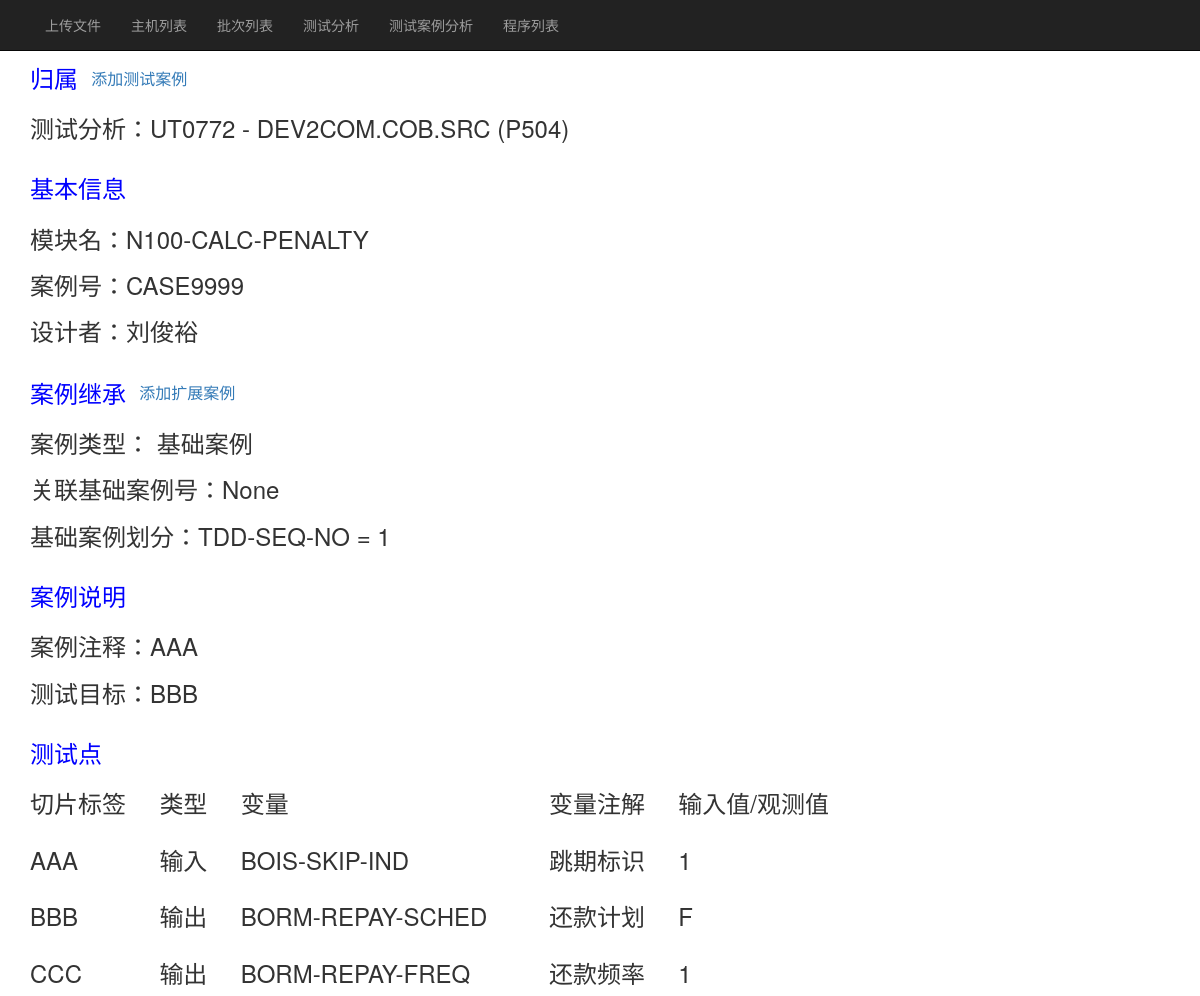
The page /testcase/1/ on the database as committed earlier.
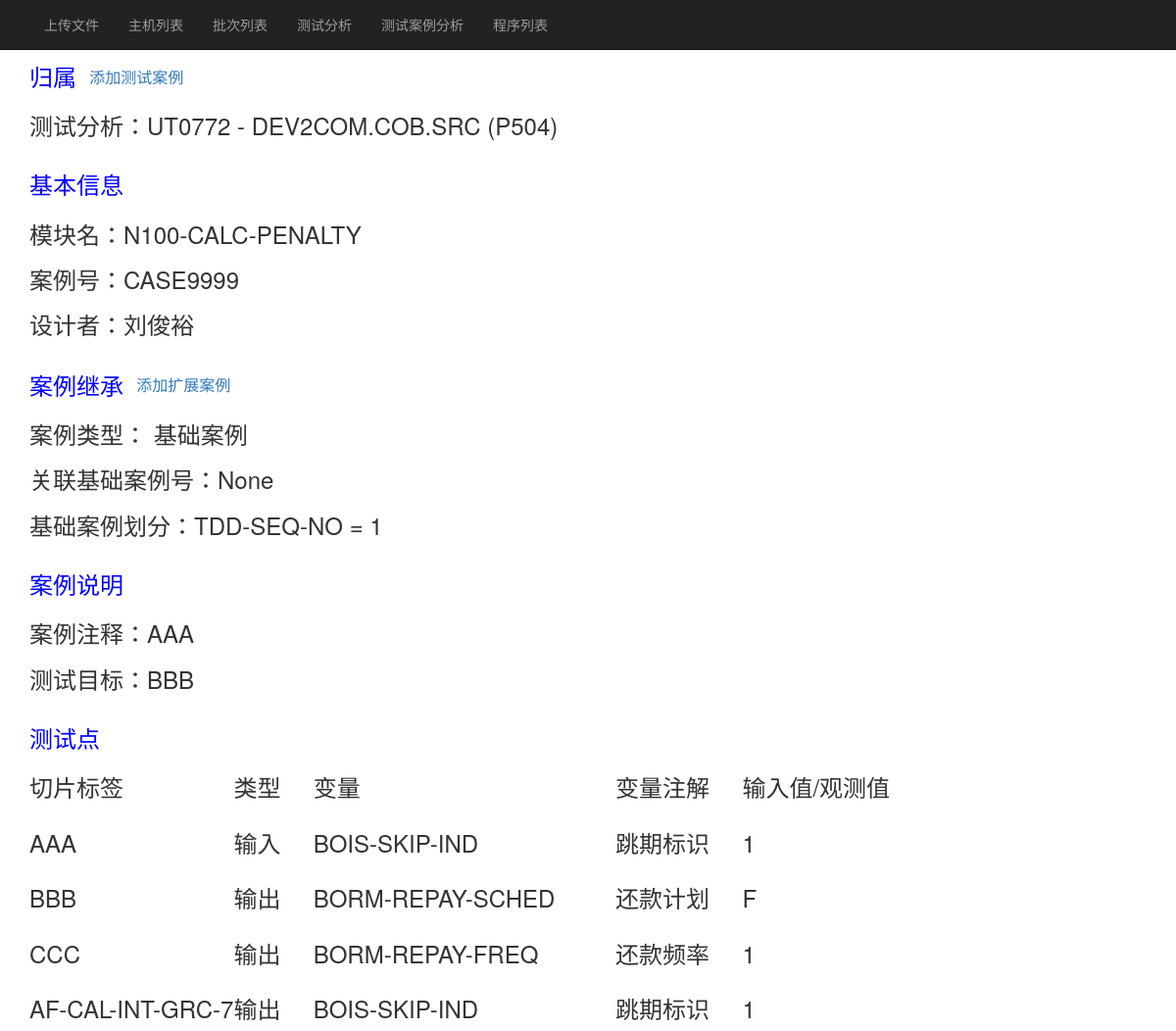
The same page on the database as committed later.
### TestMIS/models.py (models this page shows, shortened)
class TestCase(models.Model):
    CASE_TYPE = (
        ('B', '基础案例'),
        ('E', '扩展案例'),
    )
    (BASE_CASE, EXTEND_CASE,) = ('B', 'S',)
    test_analysis = models.ForeignKey(
        verbose_name='测试分析',
        to=TestAnalysis,
    )
    model_in_program = models.CharField(
        verbose_name='模块名',
        max_length=100
    )
    case_no = models.CharField(
        verbose_name='案例号',
        max_length=8,
        validators=[RegexValidator(regex=r'CASE\d{4,4}'), ]
    )
    case_type = models.CharField(
        verbose_name='案例类型',
        max_length=1,
        choices=CASE_TYPE,
    )
    base_case = models.ForeignKey(
        verbose_name='关联基础案例号',
        to='self',
        null=True,
        blank=True,
    )
    case_div = models.CharField(
        verbose_name='基础案例划分',
        max_length=200,
        blank=True,
    )
    designer = models.CharField('设计者', max_length=15)
    case_explain = models.TextField('案例注解')
    case_aim = models.TextField('测试目标')
    class Meta:
        verbose_name = "测试案例"
        verbose_name_plural = "测试案例列表"

class TestAnalysis(models.Model):
    version = models.ForeignKey(Version)
    program = models.ForeignKey(Program)
    class Meta:
        verbose_name = "测试分析"
        verbose_name_plural = "测试分析"
    def __unicode__(self):
        return u"{0} - {1}{2} ({3})".format(
            self.program.name, self.version.alias, self.program.pds,
            self.version.name,
            )

class Program(models.Model):
    PDS_LIST = (
        'ONL.COB.SRC', 'COM.COB.SRC', 'BTCH.COB.SRC',
        'ONL.MVSCOB.SRC', 'COM.MVSCOB.SRC', 'BTCH.MVSCOB.SRC',
        )
    PDS_CHOICES = ((x, x) for x in PDS_LIST)
    name = models.CharField(
        verbose_name='程序名',
        max_length=12,
    )
    pds = models.CharField(
        verbose_name='PDS',
        max_length=20,
        choices=PDS_CHOICES,
    )
    class Meta:
        verbose_name = "程序"
        verbose_name_plural = "程序列表"

class Version(models.Model):
    name = models.CharField(
        verbose_name='批次号',
        max_length=4,
    )
    place = models.ForeignKey(
        verbose_name='主机环境',
        to=Place,
    )
    alias = models.CharField(
        verbose_name='主机环境前缀',
        max_length=4,
    )
    class Meta:
        verbose_name = "批次"
        verbose_name_plural = "批次列表"

class TestPoint(models.Model):
    POINT_TYPE = (
        ('I', u'输入'),
        ('O', u'输出')
    )
    test_case = models.ForeignKey(
        verbose_name='测试案例',
        to=TestCase,
    )
    point_name = models.CharField(
        verbose_name='切片标签',
        max_length=30,
    )
    point_type = models.CharField(
        verbose_name='类型',
        max_length=1,
        choices=POINT_TYPE,
    )
    var_name = models.CharField(
        verbose_name='变量',
        max_length=30,
    )
    var_comment = models.CharField(
        verbose_name='变量注解',
        max_length=200,
    )
    var_value = models.CharField(
        verbose_name='输入值/观测值',
        max_length=254)
    class Meta:
        verbose_name = u"测试点"
        verbose_name_plural = u"测试点"

### TestMIS/views.py (the view)
# urls.py: url(r'^testcase/(?P<pk>\d+)/$', TestCaseDetailView.as_view(), name='testcase_detail'),
class TestCaseDetailView(DetailView):
    model = TestCase
    template_name = 'testcase_detail.html'
    context_object_name = 'testcase_detail'

### templates/testcase_detail.html
{% extends 'base.html' %}
{% block content %}
{% if testcase_detail %}
<table>
  <tr>
    <td><font size="5" color="blue">归属&nbsp&nbsp</font></td>
    <td><a href='/admin/TestMIS/testcase/add/?tc_pk={{ testcase_detail.pk }}'>添加测试案例</a></td>
  </tr>
</table>
  <h3>测试分析：{{ testcase_detail.test_analysis }}</h3><br>
  <font size="5" color="blue">基本信息</font><br>
  <h3>模块名：{{ testcase_detail.model_in_program }}</h3><p>
  <h3>案例号：{{ testcase_detail.case_no }}</h3><p>
  <h3>设计者：{{ testcase_detail.designer }}</h3><br>
<table>
  <tr>
  <td><font size="5" color="blue">案例继承&nbsp&nbsp</font><br></td>
  {% if testcase_detail.case_type == 'B' %}
  <td><a href='/admin/TestMIS/testcase/add/?base_pk={{ testcase_detail.pk }}'>添加扩展案例</a></td>
  {% endif %}
  </tr>
</table>
  <p><h3>案例类型：
   {{ testcase_detail.get_case_type_display }}</h3></p>
  <h3>关联基础案例号：{{ testcase_detail.base_case }}</h3><p>
  <h3>基础案例划分：{{ testcase_detail.case_div }}</h3><br>
  <font size="5" color="blue">案例说明</font><br>
  <h3>案例注释：{{ testcase_detail.case_explain }}</h3><p>
  <h3>测试目标：{{ testcase_detail.case_aim }}</h3><br>
  <font size="5" color="blue">测试点</font><br>
  <table>
    <tr>
      <th><h3>切片标签&nbsp&nbsp&nbsp&nbsp&nbsp</h3></th>
      <th><h3>类型&nbsp&nbsp&nbsp&nbsp&nbsp</h3></th>
      <th><h3>变量&nbsp&nbsp&nbsp&nbsp&nbsp&nbsp&nbsp&nbsp&nbsp&nbsp&nbsp&nbsp&nbsp&nbsp&nbsp&nbsp&nbsp&nbsp&nbsp&nbsp&nbsp&nbsp&nbsp&nbsp&nbsp&nbsp&nbsp&nbsp&nbsp&nbsp&nbsp&nbsp&nbsp&nbsp&nbsp&nbsp&nbsp&nbsp&nbsp</h3></th>
      <th><h3>变量注解&nbsp&nbsp&nbsp&nbsp&nbsp</h3></th>
      <th><h3>输入值/观测值</h3></th>
    </tr>
    {% if testcase_detail.testpoint_set.all %}
    {% for testpoint in testcase_detail.testpoint_set.all %}
    <tr>
      <td><h3>{{ testpoint.point_name }}</h3></td>
      <td>
          <h3>{{ testpoint.get_point_type_display }}</h3>
      </td>
      <td><h3>{{ testpoint.var_name }}</h3></td>
      <td><h3>{{ testpoint.var_comment }}</h3></td>
      <td><h3>{{ testpoint.var_value }}</h3></td>
    </tr>
    {% endfor %}
    {% endif %}
  </table>
{% endif %}
{% endblock %}

### templates/base.html (shortened to what this page needs)
<html lang="en">
<head>
    {% load staticfiles %}
    {% block css %}
    <link rel="stylesheet" type="text/css" href="{% static 'TestMIS/bootstrap.min.css' %}" />
    {% endblock %}
</head>
<body>
<nav class="navbar navbar-inverse navbar-fixed-top">
    <div class="container">
        <div id="navbar" class="collapse navbar-collapse">
            <ul class="nav navbar-nav">
                {% if user.is_authenticated %}
                <li><a href="#"> 欢迎 {{ user.username }}</a></li>
                    <li><a href="{% url 'upload_file' %}">上传文件</a></li>
                    <li><a href="{% url 'place_list' %}">主机列表</a></li>
                    <li class=""><a href="{% url 'ver_list' %}">批次列表</a></li>
                    <li><a href="{% url 'testana_list' %}">测试分析</a></li>
                <li><a href="{% url 'testcase_list' %}">测试案例分析</a></li>
                <li><a href="{% url 'prog_list' %}">程序列表</a></li>
                {% else %}
                <li><a href="{% url 'upload_file' %}">上传文件</a><li>
                <li><a href="{% url 'place_list' %}">主机列表</a></li>
                    <li class=""><a href="{% url 'ver_list' %}">批次列表</a></li>
                    <li><a href="{% url 'testana_list' %}">测试分析</a></li>
                <li><a href="{% url 'testcase_list' %}">测试案例分析</a></li>
                <li><a href="{% url 'prog_list' %}">程序列表</a></li>
                {% endif %}
            </ul>
        </div>
    </div>
</nav>
<br/>
<br/>
<br/>
<div class="container">
    <div class="starter-template">
        {% block content %}
        {% endblock %}
    </div>
</div>
{% block scripts %}
{% endblock %}
</body>
</html>

Rows that differ between the two databases and show on the page:
added TestPoint: point_name "AF-CAL-INT-GRC-7", point_type "输出", var_name "BOIS-SKIP-IND", var_comment "跳期标识", var_value "1"
